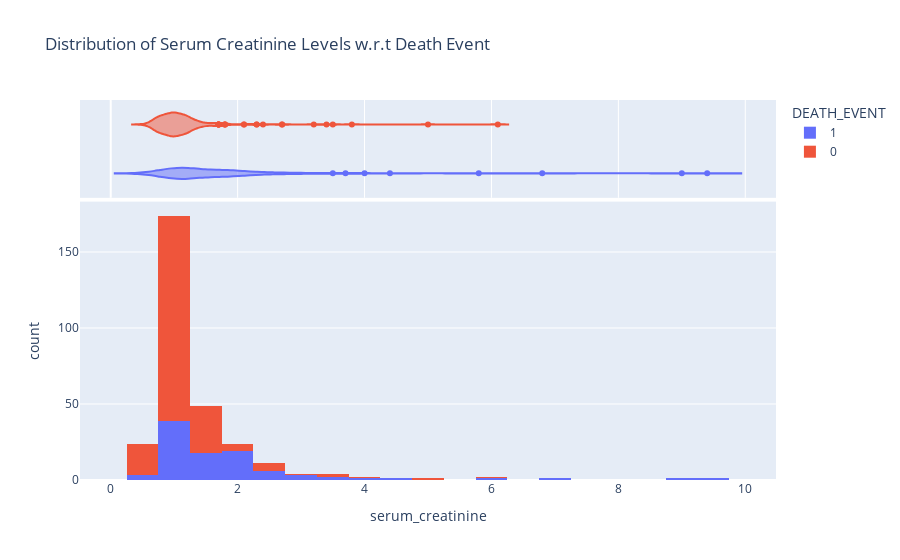

Source (notebook cell):
### Code cell
utils.constructPxHistogram(data_frame = df, 
                           x = "serum_creatinine", 
                           color = "DEATH_EVENT",
                           marginal = "violin", 
                           hover_data=df.columns,
                           title = "Distribution of Serum Creatinine Levels w.r.t Death Event", 
                           )

### Figure 1 — Plotly figure (JSON) as saved in the notebook; plotly's stock layout.template omitted (floating-point values rounded to 4 significant figures; data arrays with more than 128 entries replaced by an {"elided": "..."} marker saying what was removed)
{"data": [{"alignmentgroup": "True", "bingroup": "x", "hovertemplate": "DEATH_EVENT=1<br>serum_creatinine=%{x}<br>count=%{y}<extra></extra>", "legendgroup": "1", "marker": {"color": "#636efa", "pattern": {"shape": ""}}, "name": "1", "offsetgroup": "1", "orientation": "v", "showlegend": true, "type": "histogram", "x": [1.9, 1.1, 1.3, 1.9, 2.7, 2.1, 1.2, 1.1, 1.5, 9.4, 4, 0.9, 1.1, 1.1, 1.3, 0.9, 0.8, 1, 1.9, 1.6, 0.9, 1.83, 1.9, 1, 1.3, 5.8, 1.2, 1.83, 3, 1, 1, 3.5, 1, 1, 3, 1.83, 1.2, 1.2, 1.1, 1.9, 0.9, 0.6, 4.4, 1, 1, 1.4, 6.8, 1, 2.2, 2, 1.1, 1.3, 1, 2.3, 1, 2.9, 1.3, 1, 1.2, 1.83, 1, 1.2, 0.7, 2.5, 1, 1.7, 1.7, 1.2, 1.3, 1.83, 3.7, 2.1, 1.1, 1.7, 1.83, 2.5, 0.9, 1.1, 1.3, 2.4, 1, 1.2, 2.5, 1.2, 1.5, 0.6, 2.1, 1.6, 1.8, 1.6, 9, 1.83, 1.7, 1.1, 1.4, 1.83], "xaxis": "x", "yaxis": "y"}, {"alignmentgroup": "True", "customdata": {"elided": "96x12 float values"}, "hovertemplate": "DEATH_EVENT=%{customdata[11]}<br>serum_creatinine=%{x}<br>age=%{customdata[0]}<br>anaemia=%{customdata[1]}<br>creatinine_phosphokinase=%{customdata[2]}<br>diabetes=%{customdata[3]}<br>ejection_fraction=%{customdata[4]}<br>high_blood_pressure=%{customdata[5]}<br>platelets=%{customdata[6]}<br>serum_sodium=%{customdata[7]}<br>sex=%{customdata[8]}<br>smoking=%{customdata[9]}<br>time=%{customdata[10]}<extra></extra>", "legendgroup": "1", "marker": {"color": "#636efa"}, "name": "1", "offsetgroup": "1", "scalegroup": "x", "showlegend": false, "type": "violin", "x": [1.9, 1.1, 1.3, 1.9, 2.7, 2.1, 1.2, 1.1, 1.5, 9.4, 4, 0.9, 1.1, 1.1, 1.3, 0.9, 0.8, 1, 1.9, 1.6, 0.9, 1.83, 1.9, 1, 1.3, 5.8, 1.2, 1.83, 3, 1, 1, 3.5, 1, 1, 3, 1.83, 1.2, 1.2, 1.1, 1.9, 0.9, 0.6, 4.4, 1, 1, 1.4, 6.8, 1, 2.2, 2, 1.1, 1.3, 1, 2.3, 1, 2.9, 1.3, 1, 1.2, 1.83, 1, 1.2, 0.7, 2.5, 1, 1.7, 1.7, 1.2, 1.3, 1.83, 3.7, 2.1, 1.1, 1.7, 1.83, 2.5, 0.9, 1.1, 1.3, 2.4, 1, 1.2, 2.5, 1.2, 1.5, 0.6, 2.1, 1.6, 1.8, 1.6, 9, 1.83, 1.7, 1.1, 1.4, 1.83], "xaxis": "x2", "yaxis": "y2"}, {"alignmentgroup": "True", "bingroup": "x", "hovertemplate": "DEATH_EVENT=0<br>serum_creatinine=%{x}<br>count=%{y}<extra></extra>", "legendgroup": "0", "marker": {"color": "#EF553B", "pattern": {"shape": ""}}, "name": "0", "offsetgroup": "0", "orientation": "v", "showlegend": true, "type": "histogram", "x": {"elided": "203 float values"}, "xaxis": "x", "yaxis": "y"}, {"alignmentgroup": "True", "customdata": {"elided": "203x12 float values"}, "hovertemplate": "DEATH_EVENT=%{customdata[11]}<br>serum_creatinine=%{x}<br>age=%{customdata[0]}<br>anaemia=%{customdata[1]}<br>creatinine_phosphokinase=%{customdata[2]}<br>diabetes=%{customdata[3]}<br>ejection_fraction=%{customdata[4]}<br>high_blood_pressure=%{customdata[5]}<br>platelets=%{customdata[6]}<br>serum_sodium=%{customdata[7]}<br>sex=%{customdata[8]}<br>smoking=%{customdata[9]}<br>time=%{customdata[10]}<extra></extra>", "legendgroup": "0", "marker": {"color": "#EF553B"}, "name": "0", "offsetgroup": "0", "scalegroup": "x", "showlegend": false, "type": "violin", "x": {"elided": "203 float values"}, "xaxis": "x2", "yaxis": "y2"}], "layout": {"barmode": "relative", "legend": {"title": {"text": "DEATH_EVENT"}, "tracegroupgap": 0}, "title": {"text": "Distribution of Serum Creatinine Levels w.r.t Death Event"}, "xaxis": {"anchor": "y", "domain": [0, 1], "title": {"text": "serum_creatinine"}}, "xaxis2": {"anchor": "y2", "domain": [0, 1], "matches": "x", "showgrid": true, "showticklabels": false}, "yaxis": {"anchor": "x", "domain": [0, 0.7326], "title": {"text": "count"}}, "yaxis2": {"anchor": "x2", "domain": [0.7426, 1], "matches": "y2", "showgrid": false, "showline": false, "showticklabels": false, "ticks": ""}}}
